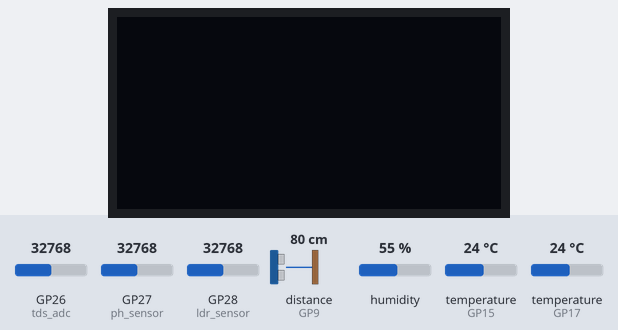
Recording of a program running on a simulated Raspberry Pi Pico running MicroPython. On the bench: 128×64 one-colour display. The test bench sets the inputs (shaded band); at power-on: distance to the obstacle (sensor on GP9) 80 cm, humidity 55 %, temperature (sensors on GP15, GP17) 24 °C, GP26 (tds_adc) = 32768, GP27 (ph_sensor) = 32768, GP28 (ldr_sensor) = 32768 (analog values on the 0–65535 scale). The echo pulse lasts 58.3 µs per cm; what the program prints to the serial console is not drawn.

Above: at 1.2 s.
1.3 s: distance to the obstacle (sensor on GP9) set to 2 cm
At 4.9 s:
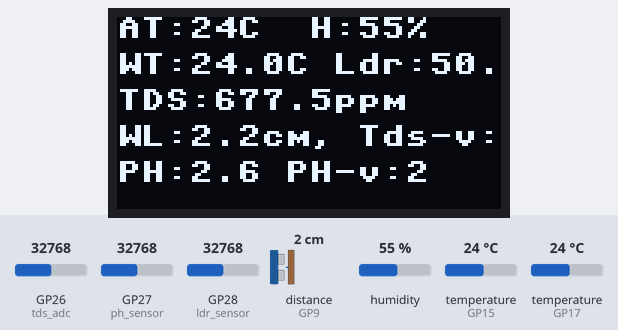
5.2 s: humidity set to 22 %
At 8.5 s:
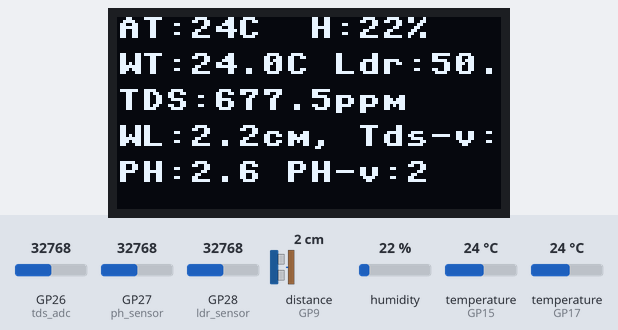
8.8 s: temperature (sensor on GP15) set to 12 °C
At 12.0 s:
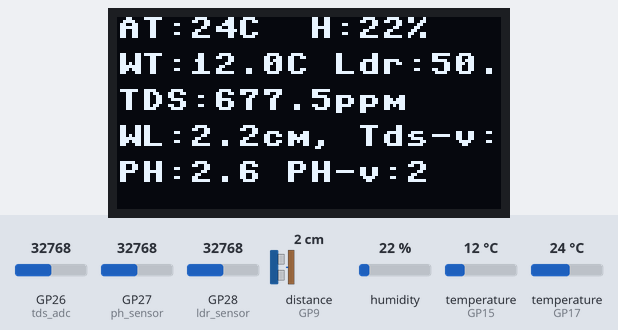
14.2 s: GP26 (tds_adc) set to 45874
At 17.4 s:
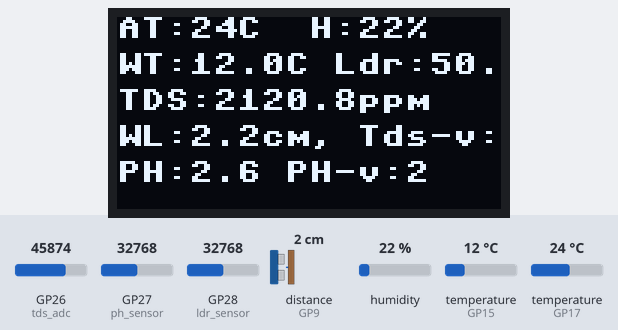
17.8 s: GP27 (ph_sensor) set to 45874
At 19.2 s:
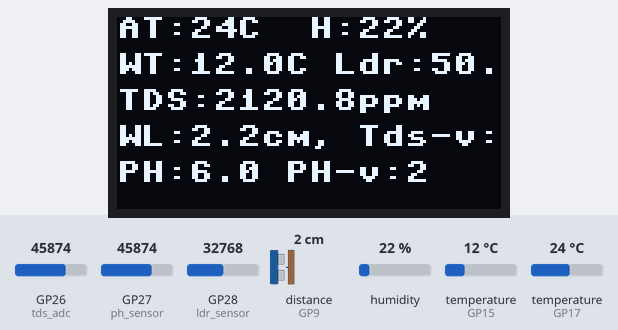
20.3 s: GP28 (ldr_sensor) set to 45874
At 22.8 s:
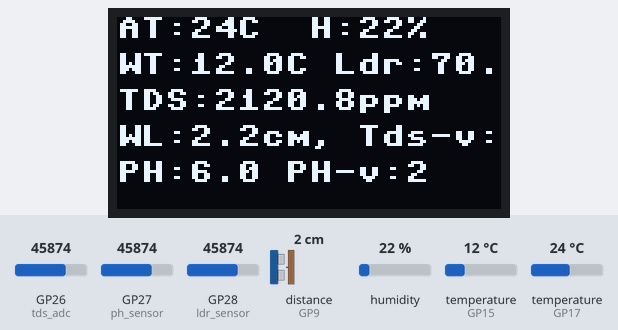
Timing chart, 0 to 24.3 s (numbered marks = the images above; inputs shaded):
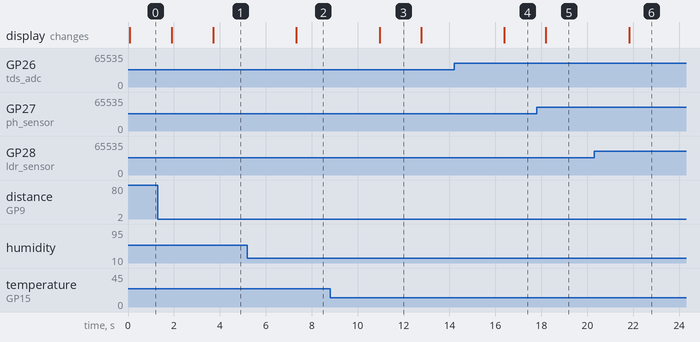

Measured:
- after the input at 5.2 s, the display: changes after 2.1 s (image 2)
- after the input at 8.8 s, the display: changes after 2.2 s (image 3)
- after the input at 14.2 s, the display: changes after 2.2 s (image 4)
- after the input at 17.8 s, the display: changes after 0.40 s (image 5)
- after the input at 20.3 s, the display: changes after 1.5 s (image 6)
- what the display in image 3 shows lasts 1.8 s, from 11.0 s to 12.8 s

The program:

sensors_actuator.py
```python
"""
sensor_actuator.py
Modular interface for sensors and actuators on Raspberry Pi Pico (MicroPython)
Supports:
 - DHT11 (temperature/humidity)
 - DS18B20 (water temperature)
 - TDS sensor (water quality)
 - Ultrasonic sensor (water level)
 - SSD1306 OLED display
"""

from machine import Pin, ADC, SoftI2C
from ssd1306 import SSD1306_I2C
import onewire, ds18x20, dht, utime, time


# ==============================
# OLED DISPLAY CLASS
# ==============================
class OledDisplay:
    def __init__(self, sda=0, scl=1):
        i2c = SoftI2C(sda=Pin(sda), scl=Pin(scl))
        self.oled = SSD1306_I2C(128, 64, i2c)

    def clear(self):
        self.oled.fill(0)

    def show_text(self, lines):
        """Display lines of text (list of strings)"""
        self.clear()
        y = 0
        for line in lines:
            self.oled.text(line, 0, y)
            y += 12
        self.oled.show()


# ==============================
# SENSOR MODULE
# ==============================
class SensorModule:
    def __init__(self):
        # --- Sensor pins ---
        self.tds_adc = ADC(Pin(26))         # TDS analog input
        self.ds_pin = Pin(15)                # DS18B20
        self.dht_pin = Pin(17, Pin.IN)       # DHT11
        self.trigger = Pin(8, Pin.OUT)       # Ultrasonic trigger
        self.echo = Pin(9, Pin.IN)           # Ultrasonic echo
        self.ph_sensor = ADC(Pin(27))
        self.ldr_sensor = ADC(Pin(28))


        # --- Calibration values ---
        self.VREF = 3.3
        self.K_VALUE = 0.5
        self.water_temp = 25.0  # Default, updated by DS18B20
        self.ADC_RESOLUTION = 65535
        self.voltage_at_pH4 = 1.92   # volts (example, measure in your setup)
        self.voltage_at_pH7 = 2.50
        self.slope = (7.0 - 4.0) / (self.voltage_at_pH7 - self.voltage_at_pH4)

        # --- Sensor setup ---
        self.dht_sensor = dht.DHT11(self.dht_pin)
        self.ds_sensor = ds18x20.DS18X20(onewire.OneWire(self.ds_pin))
        self.roms = self.ds_sensor.scan()
        print("✅ Found DS18B20 devices:", self.roms)

        # --- OLED ---
        self.display = OledDisplay()

    # ------------------------------
    # Individual sensor readings
    # ------------------------------

    def read_ldr(self):
        self.light = self.ldr_sensor.read_u16()
        self.light = round(self.light/65535*100,1)
        return self.light

    def read_ph(self):
        # Read raw ADC value
        raw = self.ph_sensor.read_u16()
        voltage = (raw / self.ADC_RESOLUTION) * self.VREF

        # Convert voltage to pH using calibration
        ph_value = 7.0 + (voltage - self.voltage_at_pH7) * self.slope
        return ph_value, voltage

    def read_dht(self):
        try:
            self.dht_sensor.measure()
            temp = self.dht_sensor.temperature()
            hum = self.dht_sensor.humidity()
            return temp, hum
        except Exception as e:
            print("DHT11 error:", e)
            return None, None

    def read_ds18b20(self):
        try:
            self.ds_sensor.convert_temp()
            time.sleep_ms(750)
            for rom in self.roms:
                temp = self.ds_sensor.read_temp(rom)
                if temp is not None:
                    self.water_temp = temp
                    return temp
        except Exception as e:
            print("DS18B20 error:", e)
        return None

    def read_tds(self):
        try:
            raw = self.tds_adc.read_u16()
            voltage = (raw / 65535) * self.VREF

            comp_coeff = 1.0 + 0.02 * (self.water_temp - 25.0)
            comp_voltage = voltage / comp_coeff

            tds = (
                133.42 * comp_voltage**3
                - 255.86 * comp_voltage**2
                + 857.39 * comp_voltage
            ) * self.K_VALUE

            return round(tds, 2), round(voltage, 2)
        except Exception as e:
            print("TDS read error:", e)
            return None, None

    def read_ultrasonic(self):
        try:
            self.trigger.low()
            utime.sleep_us(2)
            self.trigger.high()
            utime.sleep_us(5)
            self.trigger.low()

            while self.echo.value() == 0:
                signaloff = utime.ticks_us()
            while self.echo.value() == 1:
                signalon = utime.ticks_us()

            timepassed = signalon - signaloff
            distance = (timepassed * 0.0343) / 2
            return round(distance, 2)
        except Exception as e:
            print("Ultrasonic read error:", e)
            return None

    def read_ph_isolated(self):
        """Read pH with multiple samples (no TDS reads happening)."""
        samples = 10
        total = 0
        for _ in range(samples):
            raw = self.ph_sensor.read_u16()
            total += raw
            utime.sleep_ms(20)

        avg_raw = total // samples
        voltage = (avg_raw / self.ADC_RESOLUTION) * self.VREF
        ph_value = 7.0 + (voltage - self.voltage_at_pH7) * self.slope
        return ph_value, voltage


    def read_tds_isolated(self):
        """Read TDS with multiple samples after pH is finished."""
        samples = 10
        total = 0
        for _ in range(samples):
            total += self.tds_adc.read_u16()
            utime.sleep_ms(20)

        avg_raw = total // samples
        voltage = (avg_raw / 65535) * self.VREF

        comp_coeff = 1.0 + 0.02 * (self.water_temp - 25.0)
        comp_voltage = voltage / comp_coeff

        tds = (
            133.42 * comp_voltage**3
            - 255.86 * comp_voltage**2
            + 857.39 * comp_voltage
        ) * self.K_VALUE

        return round(tds, 2), round(voltage, 2)
    # ------------------------------
    # Unified data collector
    # ------------------------------
    def read_all_sensors(self):
        tds, voltage = self.read_tds()
        ambient_temp, humidity = self.read_dht()
        water_temp = self.read_ds18b20()
        distance = self.read_ultrasonic()
        ldr = self.read_ldr()
        utime.sleep_ms(1000)
        ph, v = self.read_ph()

        readings = {
            "ambient_temp": round(ambient_temp,1),
            "humidity": humidity,
            "water_temp": round(water_temp,1),
            "tds": round(tds,1),
            "tds_voltage": voltage,
            "ldr": ldr,
            "water_level": round(distance,1),
            "ph":round(ph,1),
            "ph_v":round(v)
        }

        self.display_data(readings)
        return readings

    # ------------------------------
    # Display readings on OLED
    # ------------------------------
    def display_data(self, readings):
        lines = [
            f"AT:{readings['ambient_temp']}C  H:{readings['humidity']}%",
            f"WT:{readings['water_temp']}C Ldr:{readings['ldr']}",
            f"TDS:{readings['tds']}ppm",
            f"WL:{readings['water_level']}cm, Tds-v:{readings['tds_voltage']}",
            f"PH:{readings['ph']} PH-v:{readings['ph_v']}",
        ]
        self.display.show_text(lines)


# ==============================
# DEMO LOOP (for testing)
# ==============================
if __name__ == "__main__":
    sensor_module = SensorModule()

    while True:
        data = sensor_module.read_all_sensors()
        print("Sensor Readings:", data)
        # time.sleep(2)
```
